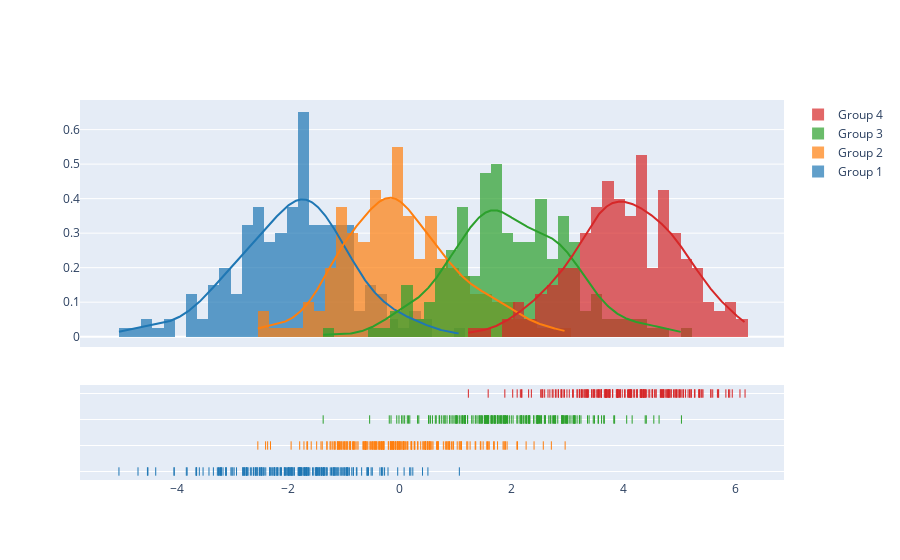

Notebook code for this chart:
### Code cell
import plotly.figure_factory as ff

# Add histogram data
x1 = np.random.randn(200) - 2
x2 = np.random.randn(200)
x3 = np.random.randn(200) + 2
x4 = np.random.randn(200) + 4

# Group data together
hist_data = [x1, x2, x3, x4]

group_labels = ['Group 1', 'Group 2', 'Group 3', 'Group 4']

# Create distplot with custom bin_size
fig = ff.create_distplot(hist_data, group_labels, bin_size=.2)
fig.show()

### Figure 1 — Plotly figure (JSON) as saved in the notebook; plotly's stock layout.template omitted (floating-point values rounded to 4 significant figures; data arrays with more than 128 entries replaced by an {"elided": "..."} marker saying what was removed)
{"data": [{"autobinx": false, "histnorm": "probability density", "legendgroup": "Group 1", "marker": {"color": "rgb(31, 119, 180)"}, "name": "Group 1", "opacity": 0.7, "type": "histogram", "x": {"elided": "200 float values"}, "xaxis": "x", "xbins": {"end": 1.063, "size": 0.2, "start": -5.032}, "yaxis": "y"}, {"autobinx": false, "histnorm": "probability density", "legendgroup": "Group 2", "marker": {"color": "rgb(255, 127, 14)"}, "name": "Group 2", "opacity": 0.7, "type": "histogram", "x": {"elided": "200 float values"}, "xaxis": "x", "xbins": {"end": 2.957, "size": 0.2, "start": -2.545}, "yaxis": "y"}, {"autobinx": false, "histnorm": "probability density", "legendgroup": "Group 3", "marker": {"color": "rgb(44, 160, 44)"}, "name": "Group 3", "opacity": 0.7, "type": "histogram", "x": {"elided": "200 float values"}, "xaxis": "x", "xbins": {"end": 5.039, "size": 0.2, "start": -1.375}, "yaxis": "y"}, {"autobinx": false, "histnorm": "probability density", "legendgroup": "Group 4", "marker": {"color": "rgb(214, 39, 40)"}, "name": "Group 4", "opacity": 0.7, "type": "histogram", "x": {"elided": "200 float values"}, "xaxis": "x", "xbins": {"end": 6.178, "size": 0.2, "start": 1.224}, "yaxis": "y"}, {"legendgroup": "Group 1", "marker": {"color": "rgb(31, 119, 180)"}, "mode": "lines", "name": "Group 1", "showlegend": false, "type": "scatter", "x": {"elided": "500 float values"}, "xaxis": "x", "y": {"elided": "500 float values"}, "yaxis": "y"}, {"legendgroup": "Group 2", "marker": {"color": "rgb(255, 127, 14)"}, "mode": "lines", "name": "Group 2", "showlegend": false, "type": "scatter", "x": {"elided": "500 float values"}, "xaxis": "x", "y": {"elided": "500 float values"}, "yaxis": "y"}, {"legendgroup": "Group 3", "marker": {"color": "rgb(44, 160, 44)"}, "mode": "lines", "name": "Group 3", "showlegend": false, "type": "scatter", "x": {"elided": "500 float values"}, "xaxis": "x", "y": {"elided": "500 float values"}, "yaxis": "y"}, {"legendgroup": "Group 4", "marker": {"color": "rgb(214, 39, 40)"}, "mode": "lines", "name": "Group 4", "showlegend": false, "type": "scatter", "x": {"elided": "500 float values"}, "xaxis": "x", "y": {"elided": "500 float values"}, "yaxis": "y"}, {"legendgroup": "Group 1", "marker": {"color": "rgb(31, 119, 180)", "symbol": "line-ns-open"}, "mode": "markers", "name": "Group 1", "showlegend": false, "type": "scatter", "x": {"elided": "200 float values"}, "xaxis": "x", "y": {"elided": "200 str values"}, "yaxis": "y2"}, {"legendgroup": "Group 2", "marker": {"color": "rgb(255, 127, 14)", "symbol": "line-ns-open"}, "mode": "markers", "name": "Group 2", "showlegend": false, "type": "scatter", "x": {"elided": "200 float values"}, "xaxis": "x", "y": {"elided": "200 str values"}, "yaxis": "y2"}, {"legendgroup": "Group 3", "marker": {"color": "rgb(44, 160, 44)", "symbol": "line-ns-open"}, "mode": "markers", "name": "Group 3", "showlegend": false, "type": "scatter", "x": {"elided": "200 float values"}, "xaxis": "x", "y": {"elided": "200 str values"}, "yaxis": "y2"}, {"legendgroup": "Group 4", "marker": {"color": "rgb(214, 39, 40)", "symbol": "line-ns-open"}, "mode": "markers", "name": "Group 4", "showlegend": false, "type": "scatter", "x": {"elided": "200 float values"}, "xaxis": "x", "y": {"elided": "200 str values"}, "yaxis": "y2"}], "layout": {"barmode": "overlay", "hovermode": "closest", "legend": {"traceorder": "reversed"}, "xaxis": {"anchor": "y2", "domain": [0.0, 1.0], "zeroline": false}, "yaxis": {"anchor": "free", "domain": [0.35, 1], "position": 0.0}, "yaxis2": {"anchor": "x", "domain": [0, 0.25], "dtick": 1, "showticklabels": false}}}
